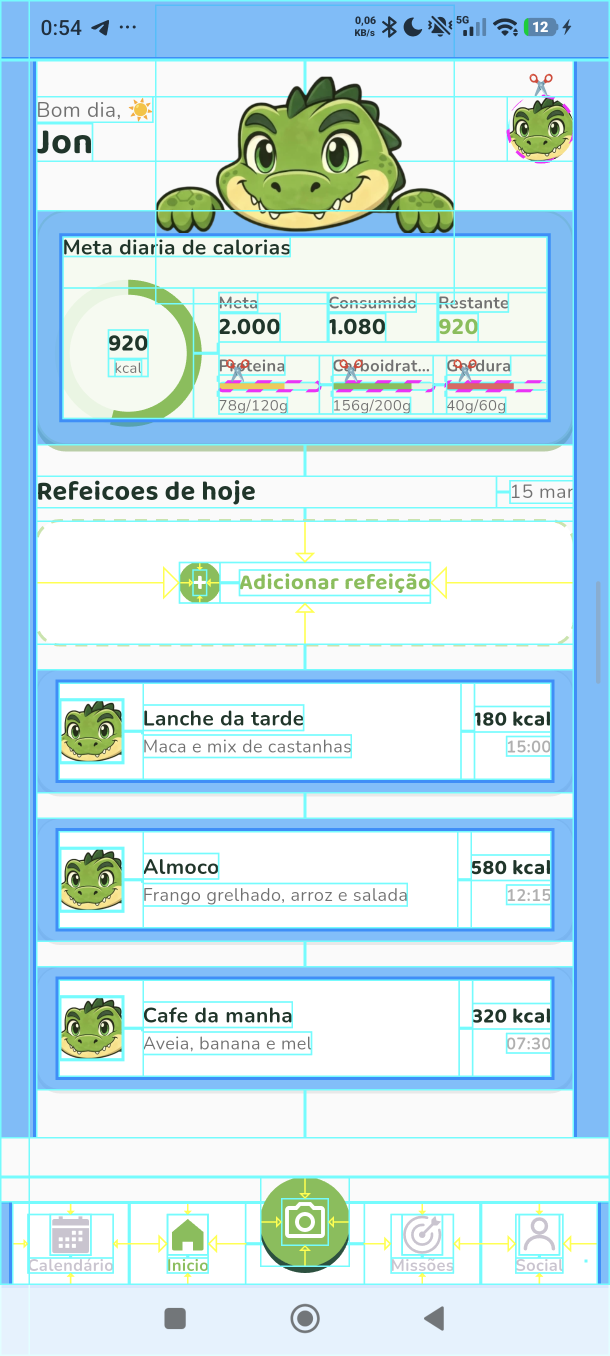
#> input picture frontend/flutter_01.png, 1220 x 2712 px, given in place of cat_ears.png, which was not available (shown at 1/2 size)
$ python process_frame.py ../../../../frontend/flutter_01.png out.png
#> lines starting #> are read from the running program, lines starting #| are printed output that depends on the picture; after the words box and inside, x2 and y2 are one past the last pixel; in counts of white or black regions, pixels touching at a corner belong together; pictures that were not available may be replaced by others from this repository, and a replacement may not be noted
### .agents/skills/avatar-frame-style/scripts/defringe_frames.py
"""Remove halo/franja de fundo em molduras (alpha suave esbranquicada).

No Safari/iOS esse residual vira mancha de "fundo nao cortado"; no Android
quase nao aparece. Panda/fox ja tem borda dura; soft_pink/blue/gold nao.

Uso:
    python defringe_frames.py [pasta_ou_arquivo.png]
"""

from __future__ import annotations

import argparse
from pathlib import Path

import numpy as np
from PIL import Image
from scipy import ndimage

DEFAULT_DIR = (
    Path(__file__).resolve().parents[4]
    / "frontend"
    / "assets"
    / "images"
    / "avatar_frames"
)


def sanitize_straight_alpha(arr: np.ndarray) -> np.ndarray:
    out = np.array(arr, copy=True, dtype=np.uint8)
    a = out[..., 3].astype(np.float32) / 255.0
    rgb = out[..., :3].astype(np.float32)
    premul = rgb * a[..., None]
    zero = a == 0
    rgb_out = np.zeros_like(rgb)
    nonzero = ~zero
    if nonzero.any():
        rgb_out[nonzero] = np.clip(
            premul[nonzero] / a[nonzero][..., None], 0, 255
        )
    out[..., :3] = rgb_out.astype(np.uint8)
    near = out[..., 3] < 8
    out[near, :3] = 0
    out[near, 3] = 0
    return out


def defringe_frame(arr: np.ndarray) -> np.ndarray:
    """Zera fringe clara/cinza e endurece AA externo/interno."""
    out = np.array(arr, copy=True, dtype=np.uint8)
    a = out[..., 3].astype(np.int16)
    rgb = out[..., :3].astype(np.int16)
    sat = rgb.max(axis=2) - rgb.min(axis=2)
    mean = rgb.mean(axis=2)

    whiteish = (mean >= 185) & (sat <= 45)
    grayish = (sat <= 22) & (mean >= 35) & (mean <= 210)
    soft = (a > 0) & (a < 200)
    leftover = soft & (whiteish | grayish)

    exterior = a < 12
    h, w = a.shape
    edge = np.zeros((h, w), dtype=bool)
    edge[0, :] = edge[-1, :] = True
    edge[:, 0] = edge[:, -1] = True
    seed = edge & exterior
    structure = np.ones((3, 3), dtype=bool)
    grown = seed.copy()
    for _ in range(max(h, w)):
        dil = ndimage.binary_dilation(grown, structure=structure)
        add = dil & exterior & ~grown
        if not add.any():
            break
        grown |= add

    outer_band = (
        ndimage.binary_dilation(grown, structure=structure, iterations=3) & ~grown
    )
    outer_fringe = outer_band & soft

    hole_fringe = np.zeros((h, w), dtype=bool)
    cy, cx = h // 2, w // 2
    if a[cy, cx] < 12:
        labels, _ = ndimage.label(exterior)
        hole_lbl = labels[cy, cx]
        if hole_lbl != 0:
            hole = labels == hole_lbl
            hole_band = (
                ndimage.binary_dilation(hole, structure=structure, iterations=3)
                & ~hole
            )
            hole_fringe = hole_band & soft & (whiteish | grayish | (a < 48))

    kill = leftover | outer_fringe | hole_fringe
    kill |= (a > 0) & (a < 24)

    out[kill, :3] = 0
    out[kill, 3] = 0

    # Endurece AA restante (aproxima do corte duro do panda).
    a2 = out[..., 3]
    soft2 = (a2 > 0) & (a2 < 64)
    out[soft2, 3] = 0
    out[soft2, :3] = 0

    return sanitize_straight_alpha(out)


# [25 lines left out: functions process_path, main, not called in this run]


# [2 lines that do not run on import are left out]

### .agents/skills/avatar-frame-style/scripts/process_frame.py
"""Processa uma moldura gerada: recorta fundo, centraliza o furo e casa a
fracao do furo com a referencia cat_ears.

Uso:
    python process_frame.py <entrada.png> <saida.png> [--ref caminho/cat_ears.png]

Requer: pillow, numpy, scipy.
"""

import argparse
from pathlib import Path

import numpy as np
from PIL import Image, ImageFilter
from scipy import ndimage

OUT_SIZE = 1024
DEFAULT_REF = (
    Path(__file__).resolve().parents[4]
    / "frontend"
    / "assets"
    / "images"
    / "avatar_frames"
    / "cat_ears.png"
)


def cut_background(arr: np.ndarray) -> np.ndarray:
    """Torna transparente fundo quase-branco, quase-preto e xadrez cinza."""
    arr = np.array(arr, copy=True)
    rgb = arr[..., :3].astype(np.int16)
    h, w = rgb.shape[:2]
    alpha = arr[..., 3].astype(np.uint8).copy()

    white = (rgb.min(axis=2) >= 235) & (rgb.max(axis=2) - rgb.min(axis=2) < 25)
    black = rgb.max(axis=2) <= 28
    sat = rgb.max(axis=2) - rgb.min(axis=2)
    gray = (sat <= 18) & (rgb.mean(axis=2) >= 40) & (rgb.mean(axis=2) <= 220)

    # Preserva pixels coloridos da arte mesmo que meio acinzentados
    warmish = (rgb[..., 0] > rgb[..., 2] + 8) | (rgb[..., 1] > rgb[..., 2] + 8)
    cool = (rgb[..., 2] > rgb[..., 1] + 15) | (rgb[..., 2] > rgb[..., 0] + 15)

    bg = white | black | (gray & ~warmish & ~cool)

    # Flood-fill do fundo a partir das bordas do canvas
    edge = np.zeros((h, w), dtype=bool)
    edge[0, :] = edge[-1, :] = True
    edge[:, 0] = edge[:, -1] = True
    seed = edge & (white | black | gray)
    structure = np.ones((3, 3), dtype=bool)
    grown = seed.copy()
    for _ in range(max(h, w)):
        dil = ndimage.binary_dilation(grown, structure=structure)
        add = dil & (white | black | gray) & ~grown
        if not add.any():
            break
        grown |= add
    bg |= grown

    alpha[bg] = 0
    alpha_img = Image.fromarray(alpha, "L").filter(ImageFilter.GaussianBlur(0.6))
    alpha = np.array(alpha_img, copy=True)
    alpha[bg] = 0
    out = arr.copy()
    out[..., 3] = alpha
    # Zera RGB no fundo: residual em alpha=0 vaza no iOS/Impeller e no
    # downscale (cacheWidth), parecendo "fundo nao cortado".
    out = sanitize_straight_alpha(out)
    return out


def sanitize_straight_alpha(arr: np.ndarray) -> np.ndarray:
    """Remove RGB residual em pixels transparentes (straight alpha limpo).

    PNGs gerados por IA / remocao de fundo costumam deixar cor no canal RGB
    com alpha 0. Android/Skia ignora; iOS (e resize bilinear) mistura e
    cria halo / mancha de fundo.
    """
    out = np.array(arr, copy=True, dtype=np.uint8)
    a = out[..., 3].astype(np.float32) / 255.0
    rgb = out[..., :3].astype(np.float32)
    premul = rgb * a[..., None]
    zero = a == 0
    rgb_out = np.zeros_like(rgb)
    nonzero = ~zero
    if nonzero.any():
        rgb_out[nonzero] = np.clip(
            premul[nonzero] / a[nonzero][..., None], 0, 255
        )
    out[..., :3] = rgb_out.astype(np.uint8)
    near = out[..., 3] < 8
    out[near, :3] = 0
    out[near, 3] = 0
    return out


def hole_stats(alpha: np.ndarray) -> dict:
    """Furo interno = raio onde a maior parte do circulo vira opaca."""
    h, w = alpha.shape
    cy, cx = h // 2, w // 2
    opaque = alpha >= 40
    max_r = min(cx, cy, w - 1 - cx, h - 1 - cy)
    n = 72

    def hits_at(r: int) -> int:
        hits = 0
        for i in range(n):
            ang = 2 * np.pi * i / n
            x = int(round(cx + r * np.cos(ang)))
            y = int(round(cy + r * np.sin(ang)))
            if 0 <= x < w and 0 <= y < h and opaque[y, x]:
                hits += 1
        return hits

    hole_r = max_r // 2
    for r in range(1, max_r):
        if hits_at(r) > n * 0.35:
            hole_r = r
            break

    outer_r = hole_r
    for r in range(hole_r, max_r):
        if hits_at(r) > n * 0.25:
            outer_r = r

    transparent = alpha < 16
    labels, _ = ndimage.label(transparent)
    center_lbl = labels[cy, cx]
    if center_lbl == 0:
        hole_bbox = (cx - hole_r, cy - hole_r, cx + hole_r, cy + hole_r)
    else:
        ys, xs = np.where(labels == center_lbl)
        hole_bbox = (int(xs.min()), int(ys.min()), int(xs.max()), int(ys.max()))

    return {
        "hole_r": hole_r,
        "outer_r": outer_r,
        "ring_thick": outer_r - hole_r,
        "hole_frac": hole_r * 2 / float(w),
        "hole_bbox": hole_bbox,
    }


def content_bbox(alpha: np.ndarray, thresh: int = 20):
    ys, xs = np.where(alpha > thresh)
    if len(xs) == 0:
        return None
    return int(xs.min()), int(ys.min()), int(xs.max()), int(ys.max())


def process(src: Path, dst: Path, ref: Path) -> None:
    ref_alpha = np.asarray(Image.open(ref).convert("RGBA"))[..., 3]
    target = hole_stats(ref_alpha)["hole_frac"]
    print(f"referencia {ref.name}: hole_frac={target:.3f} (alvo)")

    im = Image.open(src).convert("RGBA")
    arr = cut_background(np.asarray(im))
    alpha = arr[..., 3]
    stats = hole_stats(alpha)
    bbox = content_bbox(alpha)
    if bbox is None:
        raise SystemExit(f"imagem vazia apos recorte: {src}")

    h, w = alpha.shape
    pad = 4
    x0 = max(0, bbox[0] - pad)
    y0 = max(0, bbox[1] - pad)
    x1 = min(w - 1, bbox[2] + pad)
    y1 = min(h - 1, bbox[3] + pad)

    hx0, hy0, hx1, hy1 = stats["hole_bbox"]
    hcx = (hx0 + hx1) / 2
    hcy = (hy0 + hy1) / 2

    # Canvas quadrado centrado no furo, cobrindo todo o conteudo e com lado
    # suficiente para o furo atingir a fracao alvo.
    half = max(abs(hcx - x0), abs(x1 - hcx), abs(hcy - y0), abs(y1 - hcy))
    half = max(half, (stats["hole_r"] * 2 / target) / 2)
    side = int(np.ceil(half * 2))

    canvas = np.zeros((side, side, 4), dtype=np.uint8)
    ox = int(round(side / 2 - hcx))
    oy = int(round(side / 2 - hcy))
    sx0, sy0 = max(0, -ox), max(0, -oy)
    sx1, sy1 = min(w, side - ox), min(h, side - oy)
    dx0, dy0 = max(0, ox), max(0, oy)
    canvas[dy0 : dy0 + (sy1 - sy0), dx0 : dx0 + (sx1 - sx0)] = arr[sy0:sy1, sx0:sx1]

    # Se enfeites esparramados derrubaram a fracao do furo, recorta o excesso
    cur = hole_stats(canvas[..., 3])
    if cur["hole_frac"] < target - 0.03:
        crop_side = max(int(round(cur["hole_r"] * 2 / target)), 64)
        cc = side // 2
        half_c = crop_side // 2
        y0c, x0c = max(0, cc - half_c), max(0, cc - half_c)
        cropped = canvas[y0c : min(side, y0c + crop_side), x0c : min(side, x0c + crop_side)]
        ch, cw = cropped.shape[:2]
        if ch != crop_side or cw != crop_side:
            padded = np.zeros((crop_side, crop_side, 4), dtype=np.uint8)
            padded[:ch, :cw] = cropped
            cropped = padded
        canvas = cropped

    pil = Image.fromarray(canvas, "RGBA").resize(
        (OUT_SIZE, OUT_SIZE), Image.Resampling.LANCZOS
    )
    a = np.array(pil, copy=True)
    soft = Image.fromarray(a[..., 3], "L").filter(ImageFilter.GaussianBlur(0.4))
    a[..., 3] = np.asarray(soft)
    a[a[..., 3] < 8, 3] = 0
    a = sanitize_straight_alpha(a)
    # Halo suave esbranquicado (rosa/azul/ouro) vaza no Safari iOS.
    from defringe_frames import defringe_frame

    a = defringe_frame(a)

    Image.fromarray(a, "RGBA").save(dst)
    final = hole_stats(a[..., 3])
    print(
        f"{dst.name}: hole_frac={final['hole_frac']:.3f} "
        f"ring_thick~{final['ring_thick']} ({final['ring_thick'] / OUT_SIZE:.3f})"
    )
    if not (0.70 <= final["hole_frac"] <= 0.74):
        print("AVISO: hole_frac fora do alvo 0.70-0.74 — revisar a geracao.")


def main() -> None:
    parser = argparse.ArgumentParser(description=__doc__)
    parser.add_argument("src", type=Path)
    parser.add_argument("dst", type=Path)
    parser.add_argument("--ref", type=Path, default=DEFAULT_REF)
    args = parser.parse_args()
    process(args.src, args.dst, args.ref)
#> in hole_stats, `center_lbl = labels[cy, cx]`: center_lbl = 0
#> in process, `target = hole_stats(ref_alpha)["hole_frac"]`: target = 0.00164
#| referencia cat_ears.png: hole_frac=0.002 (alvo)
#> in process, im is the input picture: PIL image 1220x2712 RGBA; mean R, G, B, A 199.5, 226.2, 235.5, 255
#> in cut_background, `white = (rgb.min(axis=2) >= 235) & (rgb.max(axis=2) - rgb.min(axis=2) ..`:
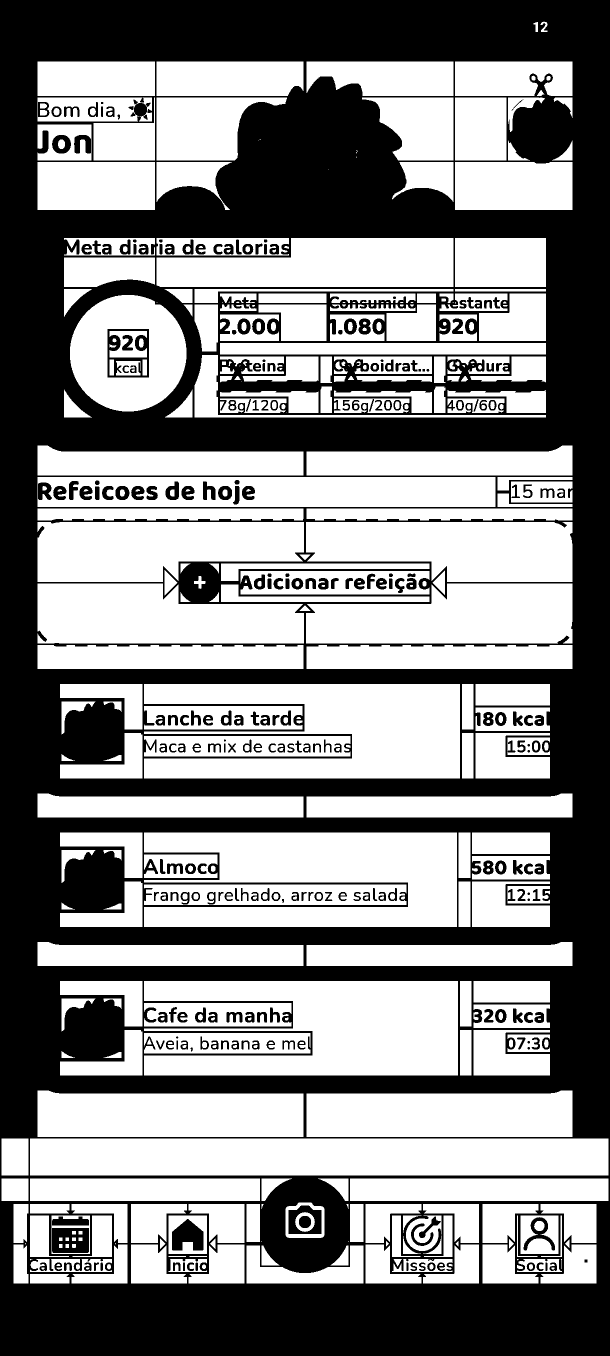
#> white: shape (2712, 1220) bool (shown at 1/2 size); 53.8% white; 258 black regions (3 under 20 px), largest, box (x1, y1, x2, y2) and area: (0, 0, 1220, 2712) 1461095, (215, 658, 298, 755) 3256, (104, 2456, 178, 2506) 3197
#> in cut_background, `alpha[bg] = 0`:
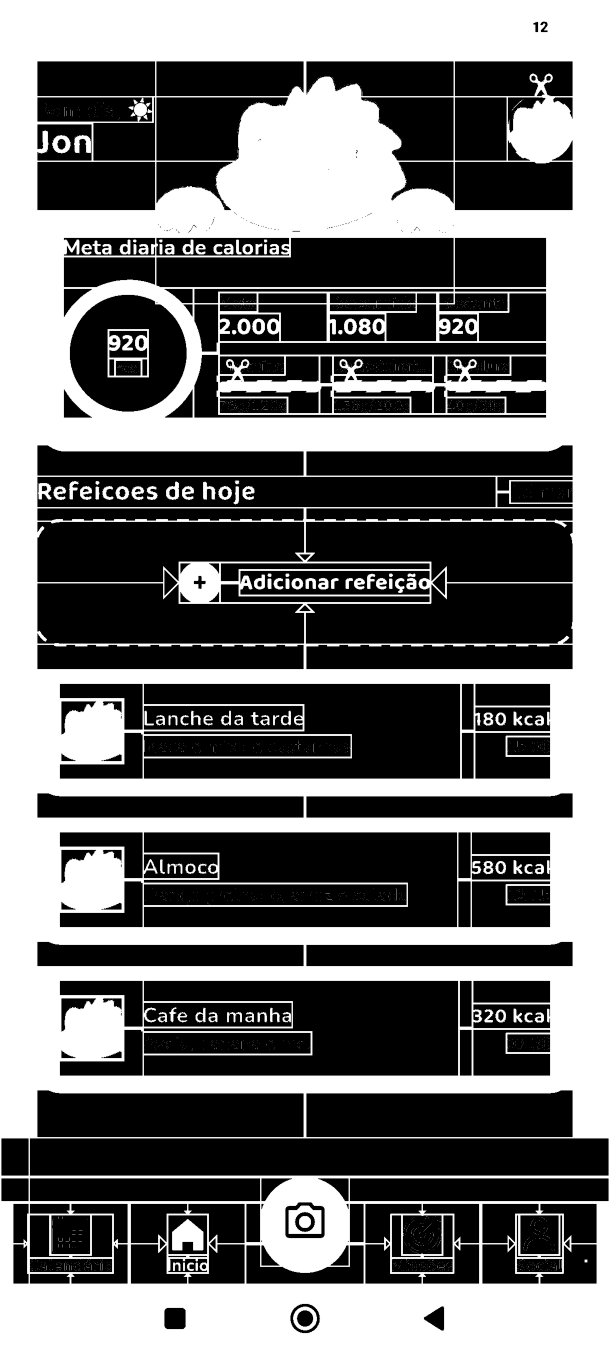
#> alpha: shape (2712, 1220) (shown at 1/2 size); min 0, max 255, mean 112.8
#> in hole_stats (call 2), `labels, _ = ndimage.label(transparent)`:
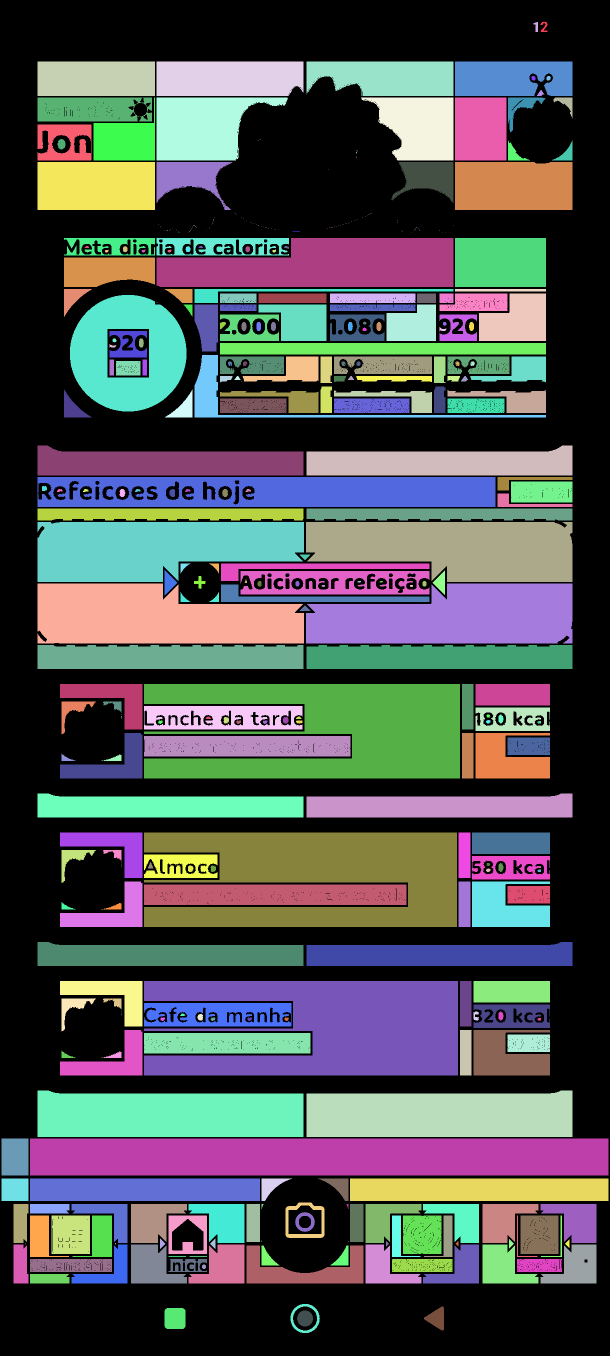
#> labels: shape (2712, 1220) int32 (shown at 1/2 size); 469 distinct labels, from 0 to 468; one colour per label, 0 black
#> in process, `stats = hole_stats(alpha)`: stats = {'hole_r': 1, 'outer_r': 608, 'ring_thick': 607, 'hole_frac': 0.00164, 'hole_bbox': (609, 1355, 611, 1357)}
#> in process, `bbox = content_bbox(alpha)`: bbox = (0, 0, 1219, 2711)
#> in process, `x0 = max(0, bbox[0] - pad)`: x0 = 0
#> in process, `x1 = min(w - 1, bbox[2] + pad)`: x1 = 1219
#> in process, `y1 = min(h - 1, bbox[3] + pad)`: y1 = 2711
#> in process, `hx0, hy0, hx1, hy1 = stats["hole_bbox"]`: hx0 = 609; hy0 = 1355; hx1 = 611; hy1 = 1357
#> in process, `hcx = (hx0 + hx1) / 2`: hcx = 610
#> in process, `hcy = (hy0 + hy1) / 2`: hcy = 1356
#> in process, `side = int(np.ceil(half * 2))`: side = 2712
#> in process, `ox = int(round(side / 2 - hcx))`: ox = 746
#> in process, `oy = int(round(side / 2 - hcy))`: oy = 0
#> in process, `sx1, sy1 = min(w, side - ox), min(h, side - oy)`: sx1 = 1220; sy1 = 2712
#> in process, `dx0, dy0 = max(0, ox), max(0, oy)`: dx0 = 746; dy0 = 0
#> in hole_stats (call 3), `labels, _ = ndimage.label(transparent)`:
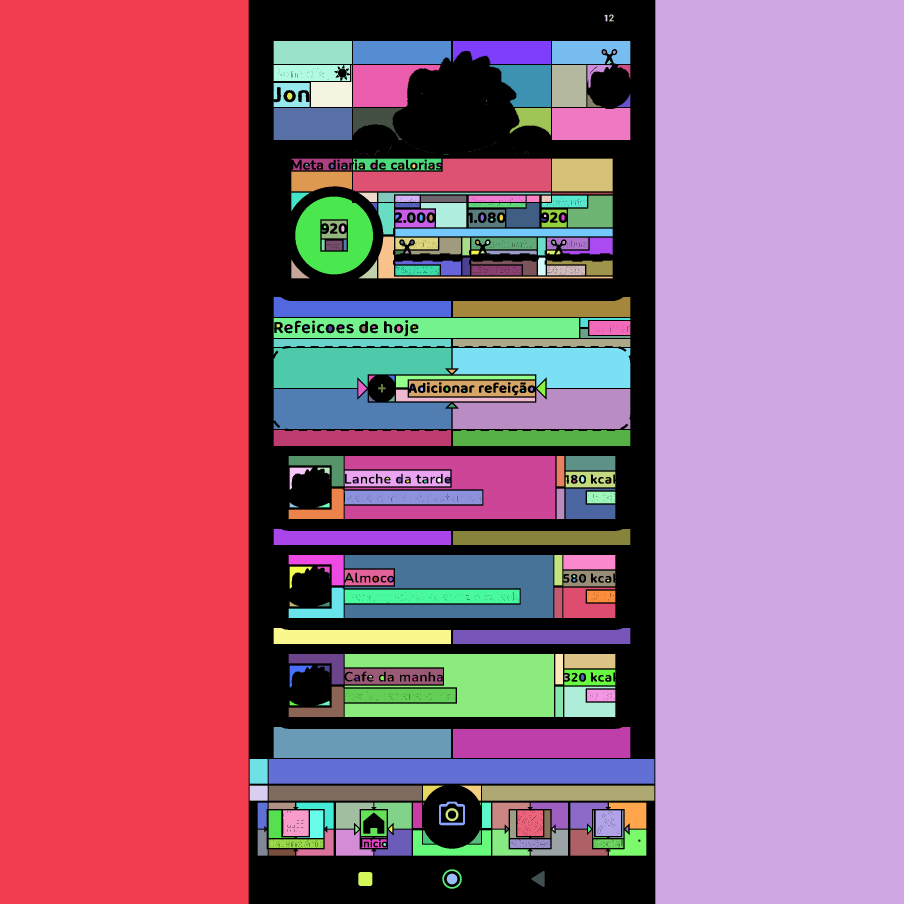
#> labels: shape (2712, 2712) int32 (shown at 1/3 size); 471 distinct labels, from 0 to 470; one colour per label, 0 black
#> in process, `cur = hole_stats(canvas[..., 3])`: cur = {'hole_r': 1, 'outer_r': 1354, 'ring_thick': 1353, 'hole_frac': 0.000737, 'hole_bbox': (1355, 1355, 1357, 1357)}
#> in sanitize_straight_alpha (call 2), `out[..., :3] = rgb_out.astype(np.uint8)`:
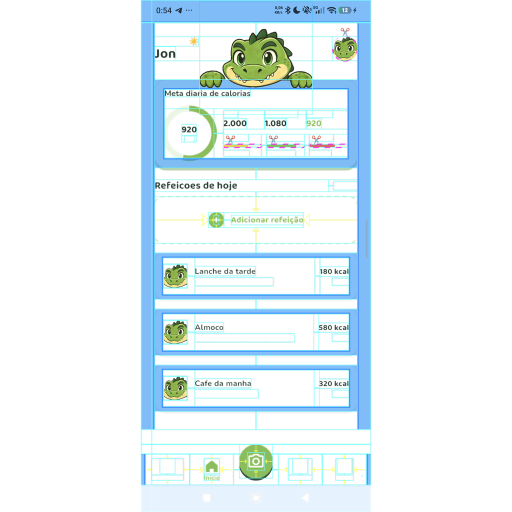
#> out: shape (1024, 1024, 4) (shown at 1/2 size); mean R, G, B, A 32.2, 46.2, 50.4, 50.9; transparent parts drawn white
#> in defringe_frame, `leftover = soft & (whiteish | grayish)`:
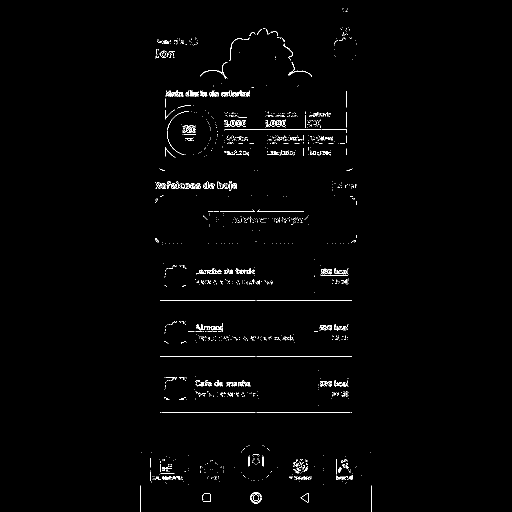
#> leftover: shape (1024, 1024) bool (shown at 1/2 size); 1.1% white in thin lines or dots, all inside (x1, y1, x2, y2) = (281, 17, 743, 1024)
#> in defringe_frame, `exterior = a < 12`:
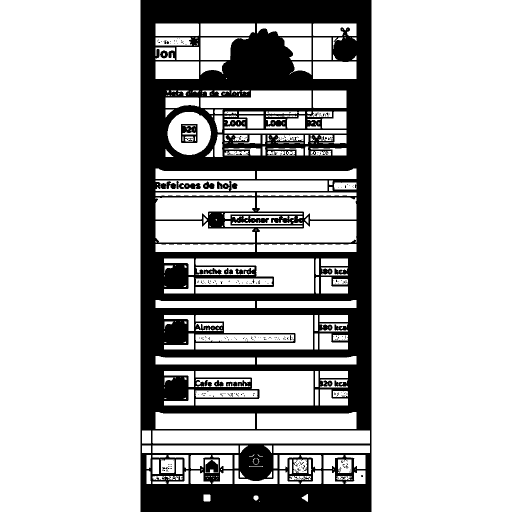
#> exterior: shape (1024, 1024) bool (shown at 1/2 size); 75.9% white; 321 black regions (301 under 20 px), largest, box (x1, y1, x2, y2) and area: (281, 0, 743, 1024) 248383, (362, 248, 395, 286) 891, (411, 920, 436, 945) 471
#> in process, `final = hole_stats(a[..., 3])`: final = {'hole_r': 1, 'outer_r': 510, 'ring_thick': 509, 'hole_frac': 0.00195, 'hole_bbox': (511, 511, 513, 513)}
#| out.png: hole_frac=0.002 ring_thick~509 (0.497)


if __name__ == "__main__":
    main()
